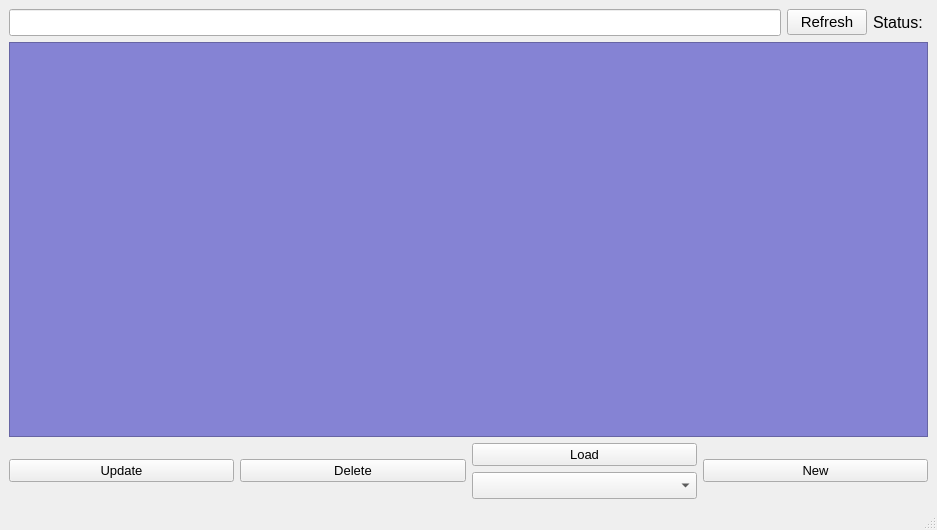
<?xml version="1.0" encoding="UTF-8"?>
<ui version="4.0">
 <class>MainWindow</class>
 <widget class="QMainWindow" name="MainWindow">
  <property name="geometry">
   <rect>
    <x>0</x>
    <y>0</y>
    <width>937</width>
    <height>530</height>
   </rect>
  </property>
  <property name="windowTitle">
   <string>MainWindow</string>
  </property>
  <property name="windowIcon">
   <iconset>
    <normaloff>myIcon.png</normaloff>myIcon.png</iconset>
  </property>
  <widget class="QWidget" name="centralwidget">
   <layout class="QVBoxLayout" name="verticalLayout_4">
    <item>
     <layout class="QVBoxLayout" name="verticalLayout_3">
      <item>
       <layout class="QVBoxLayout" name="verticalLayout">
        <item>
         <layout class="QHBoxLayout" name="horizontalLayout">
          <item>
           <widget class="QLineEdit" name="filter">
            <property name="font">
             <font>
              <pointsize>12</pointsize>
             </font>
            </property>
            <property name="text">
             <string/>
            </property>
           </widget>
          </item>
          <item>
           <widget class="QPushButton" name="refresh">
            <property name="font">
             <font>
              <pointsize>11</pointsize>
             </font>
            </property>
            <property name="text">
             <string>Refresh</string>
            </property>
           </widget>
          </item>
          <item>
           <widget class="QLabel" name="label">
            <property name="font">
             <font>
              <pointsize>12</pointsize>
             </font>
            </property>
            <property name="text">
             <string>Status: </string>
            </property>
           </widget>
          </item>
         </layout>
        </item>
        <item>
         <widget class="QTableWidget" name="my_table">
          <property name="font">
           <font>
            <pointsize>12</pointsize>
           </font>
          </property>
          <property name="tabletTracking">
           <bool>false</bool>
          </property>
          <property name="styleSheet">
           <string notr="true">QTableWidget{
background-color: #8583D4;
alternate-background-color: #606060;
selection-background-color: #282828;

}

</string>
          </property>
          <property name="sizeAdjustPolicy">
           <enum>QAbstractScrollArea::AdjustToContents</enum>
          </property>
          <property name="autoScroll">
           <bool>true</bool>
          </property>
          <property name="alternatingRowColors">
           <bool>true</bool>
          </property>
          <property name="textElideMode">
           <enum>Qt::ElideRight</enum>
          </property>
          <property name="showGrid">
           <bool>true</bool>
          </property>
          <property name="gridStyle">
           <enum>Qt::DotLine</enum>
          </property>
          <attribute name="horizontalHeaderStretchLastSection">
           <bool>true</bool>
          </attribute>
          <attribute name="verticalHeaderStretchLastSection">
           <bool>false</bool>
          </attribute>
         </widget>
        </item>
       </layout>
      </item>
      <item>
       <layout class="QHBoxLayout" name="horizontalLayout_2">
        <item>
         <widget class="QPushButton" name="update">
          <property name="font">
           <font>
            <pointsize>10</pointsize>
           </font>
          </property>
          <property name="autoFillBackground">
           <bool>false</bool>
          </property>
          <property name="text">
           <string>Update</string>
          </property>
         </widget>
        </item>
        <item>
         <widget class="QPushButton" name="deleteButton">
          <property name="font">
           <font>
            <pointsize>10</pointsize>
           </font>
          </property>
          <property name="text">
           <string>Delete</string>
          </property>
         </widget>
        </item>
        <item>
         <layout class="QVBoxLayout" name="verticalLayout_2">
          <item>
           <widget class="QPushButton" name="load">
            <property name="font">
             <font>
              <pointsize>10</pointsize>
             </font>
            </property>
            <property name="text">
             <string>Load</string>
            </property>
           </widget>
          </item>
          <item>
           <widget class="QComboBox" name="comboBoxLoad">
            <property name="font">
             <font>
              <pointsize>12</pointsize>
             </font>
            </property>
           </widget>
          </item>
         </layout>
        </item>
        <item>
         <widget class="QPushButton" name="buttonNew">
          <property name="font">
           <font>
            <pointsize>10</pointsize>
           </font>
          </property>
          <property name="styleSheet">
           <string notr="true"/>
          </property>
          <property name="text">
           <string>New</string>
          </property>
          <property name="checkable">
           <bool>false</bool>
          </property>
          <property name="checked">
           <bool>false</bool>
          </property>
          <property name="autoExclusive">
           <bool>false</bool>
          </property>
         </widget>
        </item>
       </layout>
      </item>
     </layout>
    </item>
   </layout>
  </widget>
  <widget class="QStatusBar" name="statusbar"/>
  <widget class="QMenuBar" name="menubar">
   <property name="geometry">
    <rect>
     <x>0</x>
     <y>0</y>
     <width>937</width>
     <height>25</height>
    </rect>
   </property>
  </widget>
 </widget>
 <resources/>
 <connections/>
</ui>
